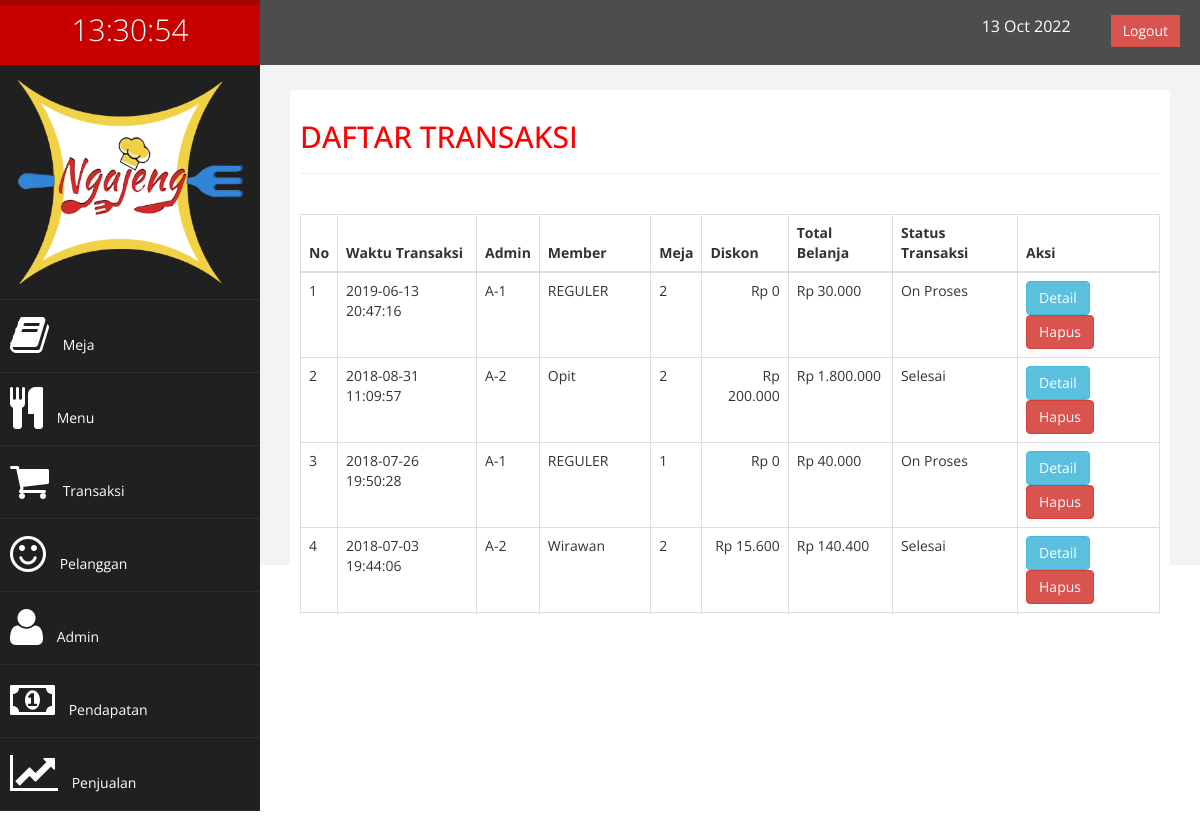
Page /admin/index.php?halaman=transaksi (signed in) on the committed database.
### tables this page shows
CREATE TABLE `pesanan` (
  `id_pesanan` int(11) NOT NULL,
  `id_admin` int(11) NOT NULL,
  `id_pelanggan` int(11) NOT NULL,
  `id_meja` int(11) NOT NULL,
  `waktu_pemesanan` datetime NOT NULL,
  `diskon` int(30) NOT NULL,
  `total_harga` int(30) NOT NULL,
  `id_status` int(11) NOT NULL
);

CREATE TABLE `pelanggan` (
  `id_pelanggan` int(11) NOT NULL,
  `nama_pelanggan` varchar(100) NOT NULL,
  `alamat_pelanggan` varchar(100) NOT NULL,
  `no_telp_pelanggan` varchar(15) NOT NULL
);

CREATE TABLE `meja` (
  `id_meja` int(11) NOT NULL,
  `nama_meja` int(10) NOT NULL,
  `id_status` int(11) NOT NULL
);

CREATE TABLE `status` (
  `id_status` int(11) NOT NULL,
  `status` varchar(30) NOT NULL,
  `sedang` varchar(10) NOT NULL
);

### admin/transaksi.php (the view, shortened to what this page needs)
<!DOCTYPE html>
<html>
<head>
</head>
<body>
<div>
	<div><h2>DAFTAR TRANSAKSI</h2><hr>
	</div>
	<br>
<div style="height:400px;overflow-y: scroll; ">
<table class="table table-bordered table-hover">
	<thead>
		<tr>
			<th>No</th>
			<th>Waktu Transaksi</th>
			<th>Admin</th>
			<th>Member</th>
			<th>Meja</th>
			<th>Diskon</th>
			<th>Total Belanja</th>
			<th>Status Transaksi</th>
			<th>Aksi</th>
		</tr>
	</thead>
	<tbody>
		<?php   $no=1;
			$ambil = $koneksi->query(	"SELECT *
										FROM admin
										INNER JOIN( status
										INNER JOIN( pelanggan
										INNER JOIN( pesanan INNER JOIN meja
										ON pesanan.id_meja=meja.id_meja)
										ON pesanan.id_pelanggan=pelanggan.id_pelanggan)
										ON pesanan.id_status=status.id_status)
										ON pesanan.id_admin=admin.id_admin
										ORDER BY pesanan.waktu_pemesanan desc ");
										?>
		<?php while($pecah = $ambil->fetch_assoc()){ 		?>
		<tr>
			<td><?php echo $no; ?></td>
			<td><?php echo $pecah['waktu_pemesanan']; ?></td>
			<td><?php echo"A-"; echo$pecah['id_admin']; ?></td>
			<td><?php echo $pecah['nama_pelanggan']; ?></td>
			<td><?php echo $pecah['nama_meja']; ?></td>
			<td align="right"><?php echo rupiah($pecah['diskon']); ?></td>
			<td ><?php echo rupiah($pecah['total_harga']); ?></td>
			<td><?php echo $pecah['sedang']; ?></td>
			<td>
				<a type="button"
				id="custId"
				href="#detailtransaksi"
				data-toggle="modal"
				data-id="<?php echo $pecah['id_pesanan']; ?>"
				 class="btn btn-info">Detail</a>
					<?php if ($_SESSION['sess_jbt']==1) { ?>
				 <a id="hapus" type="button" class="btn btn-danger" data-toggle="modal" data-target="#hapustransaksi" data-id="<?php echo $pecah['id_pesanan'];?>">Hapus</a>
					<?php } ?>
			</td>
		</tr>
		<?php
			$no++;
			}
		?>
	</tbody>
</table></div>
</div>
</div>
</body>
</html>

### assets/css/custom.css (style rules this page uses)
body { font-family: 'Open Sans', sans-serif; }
h2 { color: #f00; }

### rows in the picture
pesanan: waktu_pemesanan "2019-06-13 20:47:16", id_admin "1", id_pelanggan.nama_pelanggan "REGULER", id_meja.nama_meja "2", diskon "Rp 0", total_harga "Rp 30.000", id_status.sedang "On Proses"
pesanan: waktu_pemesanan "2018-08-31 11:09:57", id_admin "2", id_pelanggan.nama_pelanggan "Opit", id_meja.nama_meja "2", diskon "Rp 200.000", total_harga "Rp 1.800.000", id_status.sedang "Selesai"
pesanan: waktu_pemesanan "2018-07-26 19:50:28", id_admin "1", id_pelanggan.nama_pelanggan "REGULER", id_meja.nama_meja "1", diskon "Rp 0", total_harga "Rp 40.000", id_status.sedang "On Proses"
pesanan: waktu_pemesanan "2018-07-03 19:44:06", id_admin "2", id_pelanggan.nama_pelanggan "Wirawan", id_meja.nama_meja "2", diskon "Rp 15.600", total_harga "Rp 140.400", id_status.sedang "Selesai"
